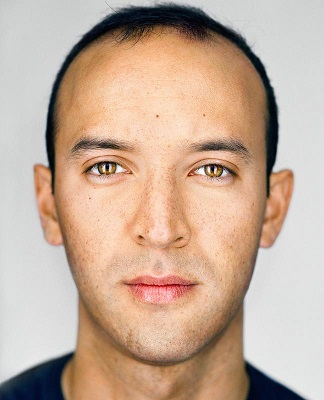
#> input picture face1.jpg, 324 x 400 px
$ python pycv.py   (Python 2 division)   (older library calls are emulated)
#> lines starting #> are read from the running program, lines starting #| are printed output that depends on the picture; after the words box and inside, x2 and y2 are one past the last pixel; in counts of white or black regions, pixels touching at a corner belong together
import numpy as np
import cv2
from matplotlib import pyplot as plt#cv2

#image 1
img1 = cv2.imread('face1.jpg',0)
#> img1: shape (400, 324); min 0, max 253, mean 177.2
img2 = cv2.imread("face2.png",0)
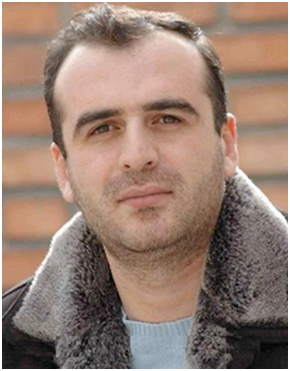
#> input picture face2.png, 290 x 371 px
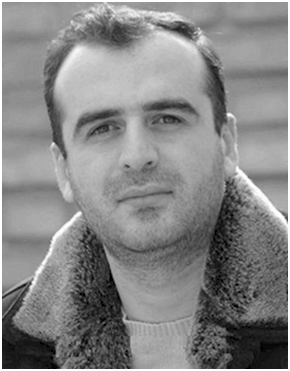
#> img2: shape (371, 290); min 0, max 255, mean 134.2
cv2.imshow('Image1',img1)
cv2.waitKey(0)
cv2.destroyAllWindows()
print img1
#> (printed output is left out)
#Classifiers
face_cascade = cv2.CascadeClassifier('haarcascade_frontalface_default.xml')
eye_cascade = cv2.CascadeClassifier('haarcascade_eye.xml')
img = cv2.imread('face1.jpg')
#> img is the input picture: shape (400, 324, 3); mean B, G, R 153.3, 171.8, 197.2
gray = cv2.cvtColor(img, cv2.COLOR_BGR2GRAY)

faces = face_cascade.detectMultiScale(gray, 1.3, 5)
#> faces = [[47, 83, 232, 232]]
for (x,y,w,h) in faces:
    cv2.rectangle(img,(x,y),(x+w,y+h),(255,0,0),2)
    roi_gray = gray[y:y+h, x:x+w]
    roi_color = img[y:y+h, x:x+w]
    eyes = eye_cascade.detectMultiScale(roi_gray)
    for (ex,ey,ew,eh) in eyes:
        cv2.rectangle(roi_color,(ex,ey),(ex+ew,ey+eh),(0,255,0),2)
#> this loop made 1 pass
#> (x, y, w, h, eyes) on pass 1: (47, 83, 232, 232, [[32, 62, 46, 46], [139, 62, 52, 52]])
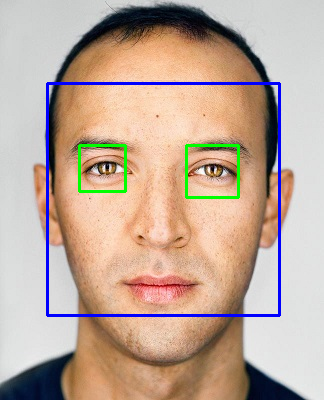
#> img: shape (400, 324, 3); 3.05% of pixels changed, all inside (x1, y1, x2, y2) = (46, 82, 281, 317)
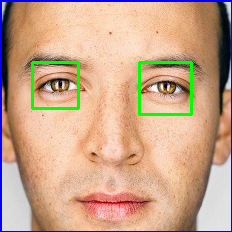
#> roi_color: shape (232, 232, 3); mean B, G, R 139.9, 166.2, 201.1
cv2.imshow('img',img)
cv2.waitKey(0)
cv2.destroyAllWindows()


#Laplitian Face 1
lap1 = cv2.Laplacian(img1,cv2.CV_64F)
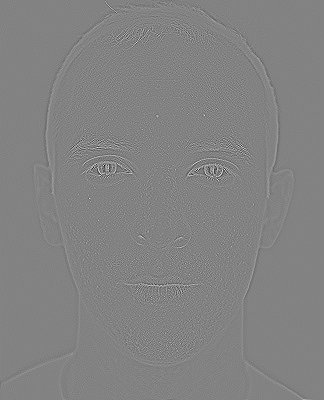
#> lap1: shape (400, 324) float64; min -411, max 391, mean 0; drawn with min black and max white
lap1 = np.uint8(np.absolute(lap1))
cv2.imshow("Face 1 Lap",lap1)
cv2.waitKey(0)

#image 2
cv2.imshow('Image2',img2)
cv2.waitKey(0)
cv2.destroyAllWindows()

#Laplitian Face 2
lap2 = cv2.Laplacian(img2,cv2.CV_64F)
lap2 = np.uint8(np.absolute(lap2))
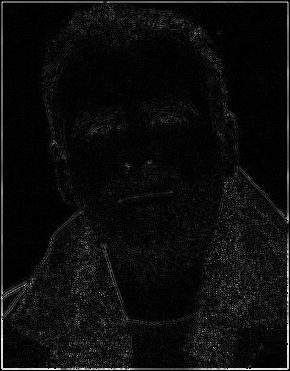
#> lap2: shape (371, 290); min 0, max 255, mean 13
cv2.imshow("Face 2 Lap",lap2)
cv2.waitKey(0)
print img2
#> (printed output is left out)
#img = cv2.cvtColor(img,cv2.COLOR_BGR2GRAY)

#img = cv2.cvtColor(img, cv2.COLOR_BGR2GRAY)
#hist = cv2.calcHist(img,[0],None,[256],[0,256])
'''
#matplotlib
plt.figure()
plt.title("Messi Histogram")
plt.xlabel("Bins")
plt.ylabel("# of Pixels")
plt.plot(hist)
plt.xlim([0, 256])
plt.show()
cv2.waitKey(0)
'''

#i is for channel. 0 means gray scale. 0 1 2 means R G B
color = ('b','g','r')
plt.title("Face 1")
plt.xlabel("Bins")
plt.ylabel("# of Pixels")
for i,col in enumerate(color):
    his = cv2.calcHist(img1,[i],None,[256],[0,256])
    plt.plot(his,color = col)
    plt.xlim([0,256])
plt.show()
#> figure, not shown here; curve peaks at x = 211, y = 42; curve peaks at x = 209, y = 40; curve peaks at x = 211, y = 39

color = ('b','g','r')
plt.title("Face 2")
plt.xlabel("Bins")
plt.ylabel("# of Pixels")
for i,col in enumerate(color):
    his = cv2.calcHist(img2,[i],None,[256],[0,256])
    plt.plot(his,color = col)
    plt.xlim([0,256])
plt.show()
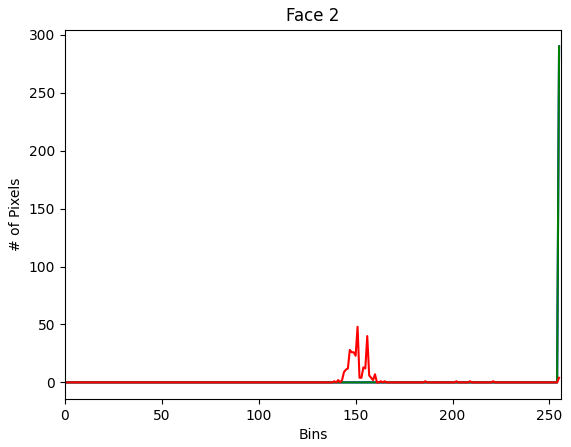
#> figure drawn by matplotlib, 1 panel; curve peaks at x = 255, y = 290; curve peaks at x = 255, y = 290; curve peaks at x = 151, y = 48
